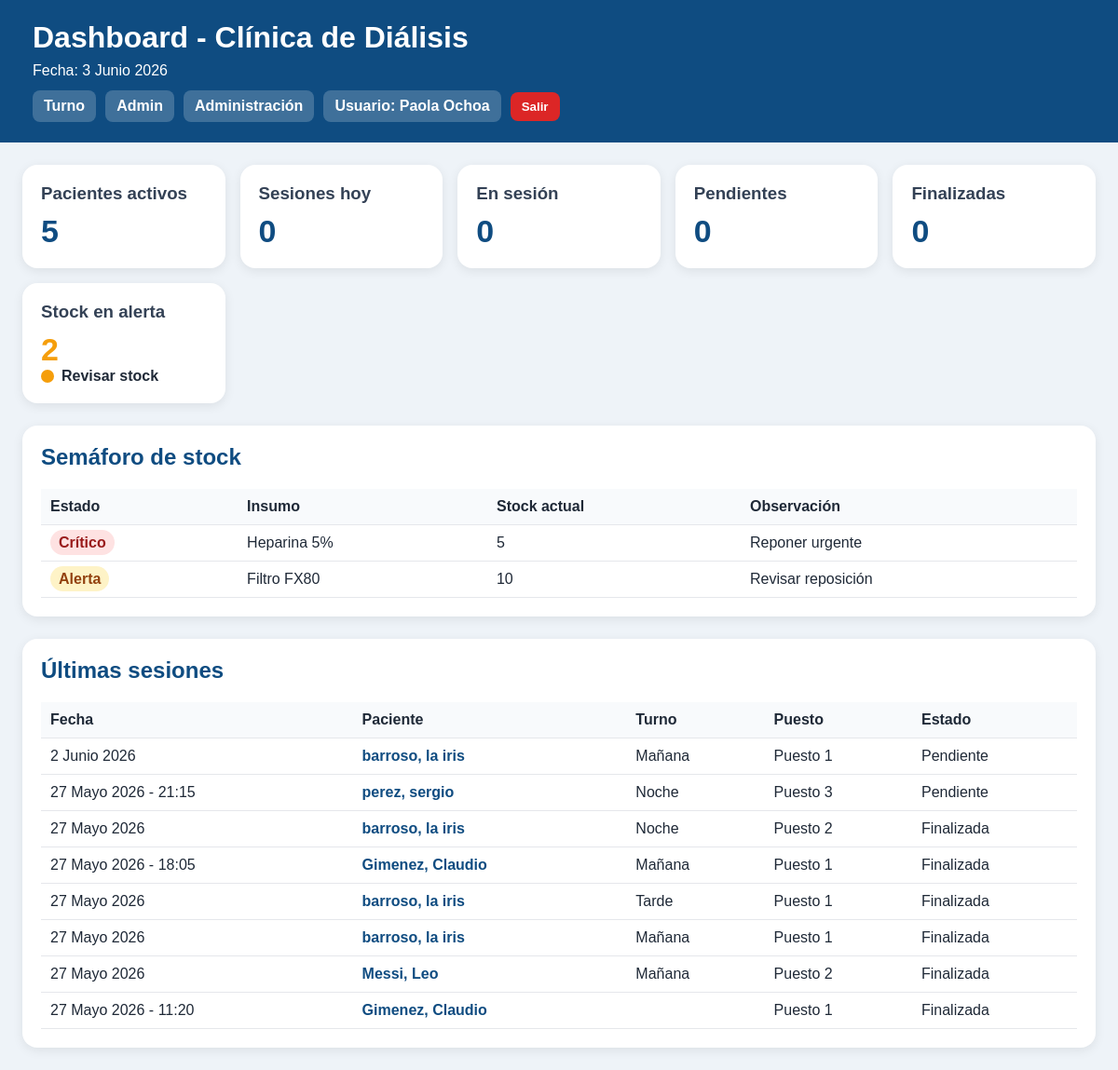
The app's page /dashboard/ (signed in) with its own data.
### stock/models.py (models this page shows, shortened)
class Insumo(models.Model):
    nombre = models.CharField(max_length=120, unique=True)
    stock_actual = models.IntegerField(default=0)
    stock_minimo = models.IntegerField(default=0)
    unidad = models.CharField(max_length=30, default="unidad")
    activo = models.BooleanField(default=True)

### sesiones/models.py (models this page shows, shortened)
class SesionDialisis(models.Model):
    TURNO_CHOICES = [
        ("manana", "Mañana"),
        ("tarde", "Tarde"),
        ("noche", "Noche"),
    ]
    ESTADO_CHOICES = [
        ("pendiente", "Pendiente"),
        ("activa", "En sesión"),
        ("finalizada", "Finalizada"),
    ]
    paciente = models.ForeignKey(Paciente, on_delete=models.CASCADE)
    puesto = models.ForeignKey(Puesto, on_delete=models.SET_NULL, null=True, blank=True)
    fecha = models.DateField()
    turno = models.CharField(max_length=10, choices=TURNO_CHOICES, default="manana")
    estado = models.CharField(max_length=20, choices=ESTADO_CHOICES, default="pendiente")
    medico_asignado = models.ForeignKey(
        User, on_delete=models.SET_NULL,
        null=True, blank=True,
        related_name="sesiones_medico"
    )
    enfermero_asignado = models.ForeignKey(
        User, on_delete=models.SET_NULL,
        null=True, blank=True,
        related_name="sesiones_enfermero"
    )
    peso_pre = models.DecimalField(max_digits=5, decimal_places=2, null=True, blank=True)
    peso_post = models.DecimalField(max_digits=5, decimal_places=2, null=True, blank=True)
    ta_inicial = models.CharField(max_length=20, blank=True)
    ta_final = models.CharField(max_length=20, blank=True)
    finalizada = models.BooleanField(default=False)
    creada_en = models.DateTimeField(auto_now_add=True)
    class Meta:
        ordering = ["-fecha", "turno"]

class Puesto(models.Model):
    numero = models.IntegerField(unique=True)
    activo = models.BooleanField(default=True)
    def __str__(self):
        return f"Puesto {self.numero}"

class PlanillaHemodialisis(models.Model):
    sesion = models.OneToOneField(
        SesionDialisis,
        on_delete=models.CASCADE
    )
    peso_pre = models.DecimalField(
        max_digits=5,
        decimal_places=2,
        null=True,
        blank=True
    )
    peso_post = models.DecimalField(
        max_digits=5,
        decimal_places=2,
        null=True,
        blank=True
    )
    peso_seco = models.DecimalField(
        max_digits=5,
        decimal_places=2,
        null=True,
        blank=True
    )
    uf_prescripta = models.CharField(
        max_length=50,
        blank=True
    )
    temperatura_inicial = models.CharField(
        max_length=20,
        blank=True
    )
    frecuencia_cardiaca_inicial = models.CharField(
        max_length=20,
        blank=True
    )
    ta_inicial = models.CharField(
        max_length=20,
        blank=True
    )
    heparina_inicial = models.CharField(
        max_length=100,
        blank=True
    )
    hora_inicio = models.TimeField(
        null=True,
        blank=True
    )
    acceso_vascular = models.CharField(
        max_length=100,
        blank=True
    )
    dializador = models.CharField(
        max_length=100,
        blank=True
    )
    concentrado = models.CharField(
        max_length=100,
        blank=True
    )
    agujas = models.CharField(
        max_length=100,
        blank=True
    )
    talla = models.CharField(
        max_length=20,
        blank=True
    )
    td = models.CharField(
        max_length=20,
        blank=True
    )
    qb = models.CharField(
        max_length=20,
        blank=True
    )
    qd = models.CharField(
        max_length=20,
        blank=True
    )
    na = models.CharField(
        max_length=20,
        blank=True
    )
    temperatura_final = models.CharField(
        max_length=20,
        blank=True
    )
    ta_egreso = models.CharField(
        max_length=20,
        blank=True
    )
    frecuencia_cardiaca_final = models.CharField(
        max_length=20,
        blank=True
    )
    uf_final = models.CharField(
        max_length=20,
        blank=True
    )
    hora_fin = models.TimeField(
        null=True,
        blank=True
    )
    atb = models.CharField(
        max_length=100,
        blank=True
    )
    observaciones_enfermeria = models.TextField(
        blank=True
    )
    observaciones_medicas = models.TextField(
        blank=True
    )
    creada_en = models.DateTimeField(
        auto_now_add=True
    )

### pacientes/models.py (models this page shows)
class Paciente(models.Model):
    nombre = models.CharField(max_length=100)
    apellido = models.CharField(max_length=100)
    dni = models.CharField(
        max_length=20,
        unique=True
    )
    fecha_nacimiento = models.DateField(
        null=True,
        blank=True
    )
    telefono = models.CharField(
        max_length=30,
        blank=True
    )
    direccion = models.CharField(
        max_length=200,
        blank=True
    )
    obra_social = models.CharField(
        max_length=100,
        blank=True
    )
    numero_afiliado = models.CharField(
        max_length=100,
        blank=True
    )
    fecha_ingreso_dialisis = models.DateField(
        null=True,
        blank=True
    )
    etiologia = models.TextField(
        blank=True
    )
    diagnostico = models.TextField(
        blank=True
    )
    acceso_vascular = models.CharField(
        max_length=100,
        blank=True
    )
    medico_tratante = models.CharField(
        max_length=100,
        blank=True
    )
    activo = models.BooleanField(
        default=True
    )
    observaciones = models.TextField(
        blank=True
    )
    creado_en = models.DateTimeField(
        auto_now_add=True
    )
    class Meta:
        ordering = ["apellido", "nombre"]
    def __str__(self):
        return f"{self.apellido}, {self.nombre}"

### dashboard/views.py (the view)
# urls.py: path("dashboard/", views.inicio, name="inicio"),
@login_required
def inicio(request):
    hoy = date.today()
    pacientes_activos = Paciente.objects.filter(
        activo=True
    ).count()
    sesiones_hoy = SesionDialisis.objects.filter(
        fecha=hoy
    ).count()
    sesiones_activas = SesionDialisis.objects.filter(
        fecha=hoy,
        estado="activa",
        finalizada=False
    ).count()
    sesiones_finalizadas = SesionDialisis.objects.filter(
        fecha=hoy,
        finalizada=True
    ).count()
    stock_alerta = 0
    insumos_alerta = []
    if Insumo:
        insumos_alerta = Insumo.objects.filter(
            activo=True,
            stock_actual__lte=20
        ).order_by("stock_actual")
        stock_alerta = insumos_alerta.count()
    ultimas_sesiones = list(
        SesionDialisis.objects
        .select_related("paciente", "puesto")
        .order_by("-fecha", "-id")[:8]
    )
    for s in ultimas_sesiones:
        try:
            s.planilla = s.planillahemodialisis
        except Exception:
            s.planilla = None
    context = {
        "hoy": hoy,
        "pacientes_activos": pacientes_activos,
        "sesiones_hoy": sesiones_hoy,
        "sesiones_activas": sesiones_activas,
        "sesiones_pendientes": 0,
        "sesiones_finalizadas": sesiones_finalizadas,
        "stock_alerta": stock_alerta,
        "insumos_alerta": insumos_alerta,
        "ultimas_sesiones": ultimas_sesiones,
    }
    context.update(contexto_roles(request))
    return render(
        request,
        "dashboard/inicio.html",
        context
    )

### dashboard/views.py (called while the page is built)
def usuario_en_grupo(user, nombre_grupo):
    return user.groups.filter(name=nombre_grupo).exists()

def nombre_usuario(user):
    nombre = user.get_full_name()
    if nombre:
        return nombre
    return user.username

def contexto_roles(request):
    return {
        "es_enfermero": usuario_en_grupo(request.user, "Enfermeros"),
        "es_medico": usuario_en_grupo(request.user, "Medicos"),
        "es_administracion": usuario_en_grupo(request.user, "Administracion"),
        "es_superadmin": request.user.is_superuser,
        "usuario_actual": nombre_usuario(request.user),
    }

### dashboard/templates/dashboard/inicio.html (shortened to what this page needs)
<!DOCTYPE html>
<html lang="es">
<head>
</head>
<body>
<div class="header">
    <h1>Dashboard - Clínica de Diálisis</h1>
    <div>Fecha: {{ hoy }}</div>
    <div class="nav">
        <a href="/turno/">Turno</a>
        <a href="/admin/">Admin</a>
        <a href="/pacientes/">Administración</a>
        <span class="pill">Usuario: {{ usuario_actual }}</span>
        <form method="post" action="{% url 'logout' %}" style="display:inline;">
            <button type="submit" class="salir">Salir</button>
        </form>
    </div>
</div>
<div class="container">
    <div class="cards">
        <div class="card">
            <h3>Pacientes activos</h3>
            <div class="valor">{{ pacientes_activos }}</div>
        </div>
        <div class="card">
            <h3>Sesiones hoy</h3>
            <div class="valor">{{ sesiones_hoy }}</div>
        </div>
        <div class="card">
            <h3>En sesión</h3>
            <div class="valor">{{ sesiones_activas }}</div>
        </div>
        <div class="card">
            <h3>Pendientes</h3>
            <div class="valor">{{ sesiones_pendientes }}</div>
        </div>
        <div class="card">
            <h3>Finalizadas</h3>
            <div class="valor">{{ sesiones_finalizadas }}</div>
        </div>
        <div class="card">
            <h3>Stock en alerta</h3>
            {% if stock_alerta == 0 %}
                <div class="valor" style="color:#16a34a;">0</div>
                <div class="semaforo">
                    <span class="luz verde"></span> Stock normal
                </div>
            {% elif stock_alerta <= 2 %}
                <div class="valor" style="color:#f59e0b;">{{ stock_alerta }}</div>
                <div class="semaforo">
                    <span class="luz amarillo"></span> Revisar stock
                </div>
            {% else %}
                <div class="valor" style="color:#dc2626;">{{ stock_alerta }}</div>
                <div class="semaforo">
                    <span class="luz rojo"></span> Stock crítico
                </div>
            {% endif %}
        </div>
    </div>
    <div class="panel">
        <h2>Semáforo de stock</h2>
        <table>
            <tr>
                <th>Estado</th>
                <th>Insumo</th>
                <th>Stock actual</th>
                <th>Observación</th>
            </tr>
            {% for insumo in insumos_alerta %}
            <tr>
                <td>
                    {% if insumo.stock_actual <= 5 %}
                        <span class="badge-rojo">Crítico</span>
                    {% elif insumo.stock_actual <= 20 %}
                        <span class="badge-amarillo">Alerta</span>
                    {% else %}
                        <span class="badge-verde">Normal</span>
                    {% endif %}
                </td>
                <td>{{ insumo.nombre }}</td>
                <td>{{ insumo.stock_actual }}</td>
                <td>
                    {% if insumo.stock_actual <= 5 %}
                        Reponer urgente
                    {% elif insumo.stock_actual <= 20 %}
                        Revisar reposición
                    {% else %}
                        Stock suficiente
                    {% endif %}
                </td>
            </tr>
            {% endfor %}
        </table>
    </div>
    <div class="panel">
        <h2>Últimas sesiones</h2>
        <table>
            <tr>
                <th>Fecha</th>
                <th>Paciente</th>
                <th>Turno</th>
                <th>Puesto</th>
                <th>Estado</th>
            </tr>
            {% for s in ultimas_sesiones %}
            <tr>
                <td>
                    {{ s.fecha }}
                    {% if s.planilla and s.planilla.hora_inicio %}
                        - {{ s.planilla.hora_inicio }}
                    {% endif %}
                </td>
          <td>
 <a href="{% url 'historial_mensual' s.paciente.id %}"
   style="color:#0f4c81;font-weight:bold;text-decoration:none;">
    {{ s.paciente }}
</a>
</td>
                <td>{{ s.get_turno_display }}</td>
                <td>{{ s.puesto|default:"-" }}</td>
                <td>{{ s.get_estado_display }}</td>
            </tr>
            {% empty %}
            <tr>
                <td colspan="5">No hay sesiones cargadas.</td>
            </tr>
            {% endfor %}
        </table>
    </div>
</div>
</body>
</html>

### dashboard/templates/dashboard/inicio.html (style rules this page uses)
body { font-family: Arial, sans-serif; background: #eef3f8; margin: 0; color: #1f2937; }
.header { background: #0f4c81; color: white; padding: 22px 35px; }
.header h1 { margin: 0 0 8px 0; }
.nav { margin-top: 12px; display: flex; gap: 10px; flex-wrap: wrap; align-items: center; }
.nav a, .nav button, .pill { color: white; text-decoration: none; background: rgba(255,255,255,0.2); padding: 8px 12px; border-radius: 8px; border: none; font-weight: bold; cursor: pointer; }
.salir { background: #dc2626 !important; }
.container { max-width: 1250px; margin: auto; padding: 24px; }
.cards { display: grid; grid-template-columns: repeat(auto-fit, minmax(210px, 1fr)); gap: 16px; }
.card { background: white; border-radius: 16px; padding: 20px; box-shadow: 0 3px 12px rgba(0,0,0,0.08); }
.card h3 { margin: 0; color: #334155; }
.valor { font-size: 34px; font-weight: bold; color: #0f4c81; margin-top: 10px; }
.panel { background: white; margin-top: 24px; border-radius: 16px; padding: 20px; box-shadow: 0 3px 12px rgba(0,0,0,0.08); }
.panel h2 { color: #0f4c81; margin-top: 0; }
table { width: 100%; border-collapse: collapse; }
th, td { padding: 10px; border-bottom: 1px solid #e5e7eb; text-align: left; }
th { background: #f8fafc; }
.semaforo { display: flex; gap: 8px; align-items: center; font-weight: bold; }
.luz { width: 14px; height: 14px; border-radius: 50%; display: inline-block; }
.amarillo { background: #f59e0b; }
.badge-rojo { background: #fee2e2; color: #991b1b; padding: 5px 9px; border-radius: 999px; font-weight: bold; }
.badge-amarillo { background: #fef3c7; color: #92400e; padding: 5px 9px; border-radius: 999px; font-weight: bold; }

### records on screen
Insumo: shows "Crítico", nombre "Heparina 5%", stock_actual "5", shows "Reponer urgente"
Insumo: shows "Alerta", nombre "Filtro FX80", stock_actual "10", shows "Revisar reposición"
SesionDialisis: fecha "2 Junio 2026", paciente "barroso, la iris", turno "Mañana", puesto "Puesto 1", estado "Pendiente"
SesionDialisis: fecha "27 Mayo 2026", planilla.hora_inicio "21:15", paciente "perez, sergio", turno "Noche", puesto "Puesto 3", estado "Pendiente"
SesionDialisis: fecha "27 Mayo 2026", paciente "barroso, la iris", turno "Noche", puesto "Puesto 2", estado "Finalizada"
SesionDialisis: fecha "27 Mayo 2026", planilla.hora_inicio "18:05", paciente "Gimenez, Claudio", turno "Mañana", puesto "Puesto 1", estado "Finalizada"
SesionDialisis: fecha "27 Mayo 2026", paciente "barroso, la iris", turno "Tarde", puesto "Puesto 1", estado "Finalizada"
SesionDialisis: fecha "27 Mayo 2026", paciente "barroso, la iris", turno "Mañana", puesto "Puesto 1", estado "Finalizada"
SesionDialisis: fecha "27 Mayo 2026", paciente "Messi, Leo", turno "Mañana", puesto "Puesto 2", estado "Finalizada"
SesionDialisis: fecha "27 Mayo 2026", planilla.hora_inicio "11:20", paciente "Gimenez, Claudio", puesto "Puesto 1", estado "Finalizada"

### other values on screen
{{ usuario_actual }} "Paola Ochoa"
{{ pacientes_activos }} "5"
{{ sesiones_hoy }} "0"
{{ sesiones_activas }} "0"
{{ sesiones_pendientes }} "0"
{{ sesiones_finalizadas }} "0"
{{ stock_alerta }} "2"
